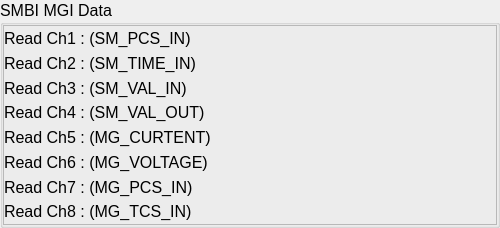
     <widget class="QGroupBox" name="groupBox_19" >
      <property name="minimumSize" >
       <size>
        <width>500</width>
        <height>0</height>
       </size>
      </property>
      <property name="maximumSize" >
       <size>
        <width>800</width>
        <height>16777215</height>
       </size>
      </property>
      <property name="font" >
       <font>
        <pointsize>12</pointsize>
       </font>
      </property>
      <property name="autoFillBackground" >
       <bool>false</bool>
      </property>
      <property name="title" >
       <string>SMBI MGI Data</string>
      </property>
      <property name="alignment" >
       <set>Qt::AlignLeading</set>
      </property>
      <property name="flat" >
       <bool>false</bool>
      </property>
      <property name="checkable" >
       <bool>false</bool>
      </property>
      <layout class="QVBoxLayout" >
       <property name="spacing" >
        <number>0</number>
       </property>
       <property name="leftMargin" >
        <number>0</number>
       </property>
       <property name="topMargin" >
        <number>0</number>
       </property>
       <property name="rightMargin" >
        <number>0</number>
       </property>
       <property name="bottomMargin" >
        <number>0</number>
       </property>
       <item>
        <widget class="QFrame" name="frame_3" >
         <property name="minimumSize" >
          <size>
           <width>16</width>
           <height>200</height>
          </size>
         </property>
         <property name="frameShape" >
          <enum>QFrame::StyledPanel</enum>
         </property>
         <property name="frameShadow" >
          <enum>QFrame::Raised</enum>
         </property>
         <layout class="QVBoxLayout" >
          <property name="spacing" >
           <number>2</number>
          </property>
          <property name="leftMargin" >
           <number>0</number>
          </property>
          <property name="topMargin" >
           <number>0</number>
          </property>
          <property name="rightMargin" >
           <number>0</number>
          </property>
          <property name="bottomMargin" >
           <number>0</number>
          </property>
          <item>
           <layout class="QHBoxLayout" >
            <item>
             <layout class="QGridLayout" >
              <property name="horizontalSpacing" >
               <number>0</number>
              </property>
              <property name="verticalSpacing" >
               <number>0</number>
              </property>
              <item row="0" column="0" >
               <widget class="QLabel" name="label_28" >
                <property name="text" >
                 <string>Read Ch1 : (SM_PCS_IN)</string>
                </property>
               </widget>
              </item>
              <item row="0" column="1" >
               <widget class="CADisplayer" name="CADisplayer_17" >
                <property name="minimumSize" >
                 <size>
                  <width>100</width>
                  <height>0</height>
                 </size>
                </property>
                <property name="nuformat" stdset="0" >
                 <enum>CADisplayer::RealTwo</enum>
                </property>
                <property name="pvname" >
                 <string>SMBI_DAQ_READ_DATA_D1CH0</string>
                </property>
               </widget>
              </item>
              <item row="1" column="0" >
               <widget class="QLabel" name="label_29" >
                <property name="text" >
                 <string>Read Ch2 : (SM_TIME_IN)</string>
                </property>
               </widget>
              </item>
              <item row="1" column="1" >
               <widget class="CADisplayer" name="CADisplayer_18" >
                <property name="nuformat" stdset="0" >
                 <enum>CADisplayer::RealTwo</enum>
                </property>
                <property name="pvname" >
                 <string>SMBI_DAQ_READ_DATA_D1CH1</string>
                </property>
               </widget>
              </item>
              <item row="2" column="0" >
               <widget class="QLabel" name="label_30" >
                <property name="text" >
                 <string>Read Ch3 : (SM_VAL_IN)</string>
                </property>
               </widget>
              </item>
              <item row="2" column="1" >
               <widget class="CADisplayer" name="CADisplayer_19" >
                <property name="nuformat" stdset="0" >
                 <enum>CADisplayer::RealTwo</enum>
                </property>
                <property name="pvname" >
                 <string>SMBI_DAQ_READ_DATA_D1CH2</string>
                </property>
               </widget>
              </item>
              <item row="3" column="0" >
               <widget class="QLabel" name="label_31" >
                <property name="text" >
                 <string>Read Ch4 : (SM_VAL_OUT)</string>
                </property>
               </widget>
              </item>
              <item row="3" column="1" >
               <widget class="CADisplayer" name="CADisplayer_20" >
                <property name="nuformat" stdset="0" >
                 <enum>CADisplayer::RealTwo</enum>
                </property>
                <property name="pvname" >
                 <string>SMBI_DAQ_READ_DATA_D1CH3</string>
                </property>
               </widget>
              </item>
              <item row="4" column="0" >
               <widget class="QLabel" name="label_32" >
                <property name="text" >
                 <string>Read Ch5 : (MG_CURTENT)</string>
                </property>
               </widget>
              </item>
              <item row="4" column="1" >
               <widget class="CADisplayer" name="CADisplayer_21" >
                <property name="minimumSize" >
                 <size>
                  <width>100</width>
                  <height>0</height>
                 </size>
                </property>
                <property name="nuformat" stdset="0" >
                 <enum>CADisplayer::RealTwo</enum>
                </property>
                <property name="pvname" >
                 <string>SMBI_DAQ_READ_DATA_D1CH4</string>
                </property>
               </widget>
              </item>
              <item row="5" column="0" >
               <widget class="QLabel" name="label_34" >
                <property name="text" >
                 <string>Read Ch6 : (MG_VOLTAGE)</string>
                </property>
               </widget>
              </item>
              <item row="5" column="1" >
               <widget class="CADisplayer" name="CADisplayer_22" >
                <property name="nuformat" stdset="0" >
                 <enum>CADisplayer::RealTwo</enum>
                </property>
                <property name="pvname" >
                 <string>SMBI_DAQ_READ_DATA_D1CH5</string>
                </property>
               </widget>
              </item>
              <item row="6" column="0" >
               <widget class="QLabel" name="label_35" >
                <property name="text" >
                 <string>Read Ch7 : (MG_PCS_IN)</string>
                </property>
               </widget>
              </item>
              <item row="6" column="1" >
               <widget class="CADisplayer" name="CADisplayer_23" >
                <property name="nuformat" stdset="0" >
                 <enum>CADisplayer::RealTwo</enum>
                </property>
                <property name="pvname" >
                 <string>SMBI_DAQ_READ_DATA_D1CH6</string>
                </property>
               </widget>
              </item>
              <item row="7" column="0" >
               <widget class="QLabel" name="label_36" >
                <property name="text" >
                 <string>Read Ch8 : (MG_TCS_IN)</string>
                </property>
               </widget>
              </item>
              <item row="7" column="1" >
               <widget class="CADisplayer" name="CADisplayer_24" >
                <property name="nuformat" stdset="0" >
                 <enum>CADisplayer::RealTwo</enum>
                </property>
                <property name="pvname" >
                 <string>SMBI_DAQ_READ_DATA_D1CH7</string>
                </property>
               </widget>
              </item>
             </layout>
            </item>
           </layout>
          </item>
         </layout>
        </widget>
       </item>
      </layout>
     </widget>
